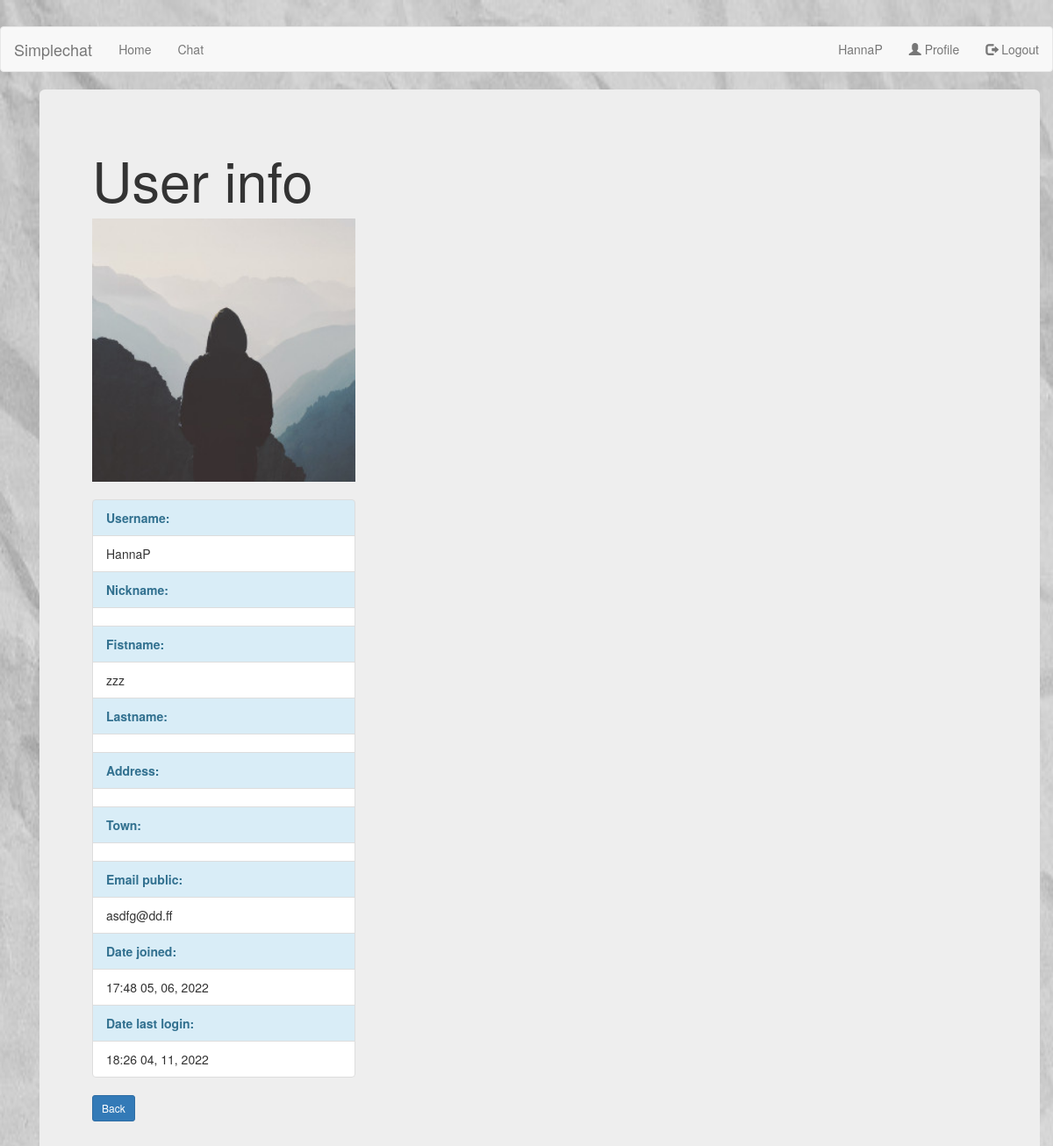
Before: /chat/1/user_info/ (signed in) with the older database file.
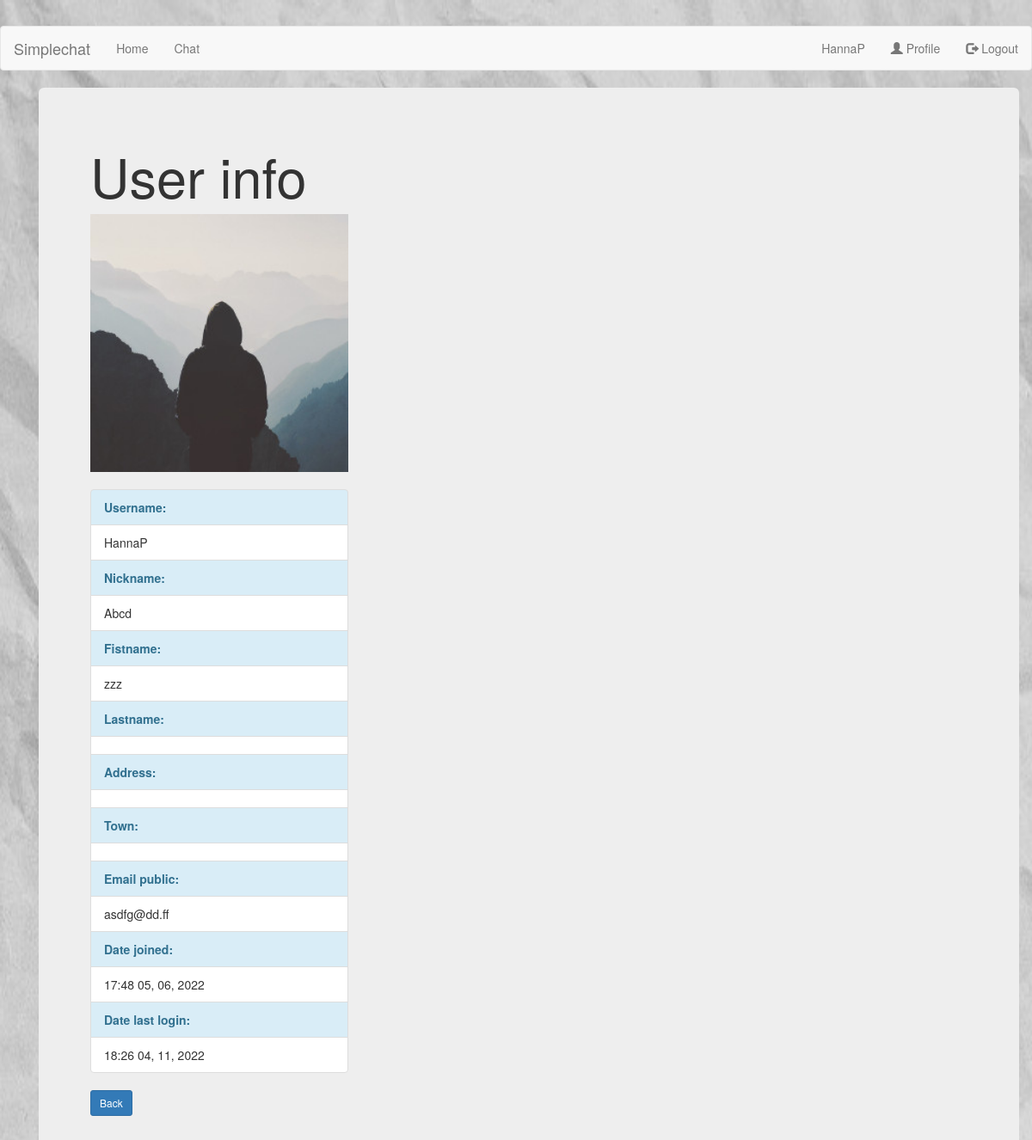
After: the same page with the newer database file.
### chat/models.py (models this page shows, shortened)
class Chat_post(models.Model):
    profile = models.ForeignKey(Profile, on_delete=models.CASCADE)
    post_type = models.CharField(max_length=100, blank=True)
    origin_post_id= models.IntegerField(default=0)
    content = RichTextField(config_name='chat_config')
    date_posted = models.DateTimeField(default=timezone.now)
    date_last_save = models.DateTimeField(auto_now=timezone.now)
    author_name = models.CharField(max_length=100, blank=True)
    author_nickname = models.CharField(max_length=100, blank=True)
    author = models.ForeignKey(User, on_delete=models.CASCADE)

### users/models.py (models this page shows, shortened)
class Profile(models.Model):
    user = models.OneToOneField(User, on_delete=models.CASCADE)
    nickname = models.CharField(max_length=40, blank=True)
    club = models.CharField(max_length=200, blank=True)
    call = models.CharField(max_length=200, blank=True)
    qth = models.CharField(max_length=200, blank=True)
    address = models.CharField(max_length=200, blank=True)
    email_public = models.EmailField(max_length=200, blank=True)
    town = models.CharField(max_length=200, blank=True)
    country = models.CharField(max_length=200, blank=True)
    initial_chat = models.CharField(max_length=200, default='<p></p>')
    user_level= models.PositiveIntegerField(default=10)
    list_rows= models.PositiveIntegerField(default=10)
    items_in_page= models.PositiveIntegerField(default=10)
    messages_in_chat_page= models.PositiveIntegerField(default=10)
    image = models.ImageField(default='default.jpg', upload_to='profile_pics')

### chat/views.py (the view)
# urls.py: path('chat/<int:pk>/user_info/', UserDetailView.as_view(), name='chat-user_info'),
class UserDetailView(LoginRequiredMixin, DetailView): #Show selected user information
    model = Chat_post
    template_name = 'chat/user_info.html'
    def get_context_data(self, **kwargs):
        context = super().get_context_data(**kwargs)
        context['title'] = 'user info'
        context['title_page'] = 'User info'
        return context

### chat/templates/chat/user_info.html
{% extends "chat/base.html" %}
{% block content %}
<div class="container">
	<div class="jumbotron">
		<h1>{{ title_page }}</h1>
		<img src="{{ object.author.profile.image.url }}" class="special-img" style="width:300px">
		<br><br>
		<ul class="list-group" style="width:300px">
			<li class="list-group-item list-group-item-info"><b> Username:</b></li>
			<li class="list-group-item">{{ object.author.username }}</li>
			<li class="list-group-item list-group-item-info"><b> Nickname:</b></li>
			<li class="list-group-item">{{ object.author.profile.nickname }}</li>
			<li class="list-group-item list-group-item-info"><b>Fistname:</b></li>
			<li class="list-group-item">{{ object.author.first_name }}</li>
			<li class="list-group-item list-group-item-info"><b>Lastname:</b></li>
			<li class="list-group-item">{{ object.author.last_name}}</li>
			<li class="list-group-item list-group-item-info"><b>Address:</b></li>
			<li class="list-group-item">{{ object.author.profile.address}}</li>
			<li class="list-group-item list-group-item-info"><b>Town:</b></li>
			<li class="list-group-item">{{ object.author.profile.town}}</li>
			<li class="list-group-item list-group-item-info"><b>Email public:</b></li>
			<li class="list-group-item">{{ object.author.profile.email_public}}</li>
			<li class="list-group-item list-group-item-info"><b>Date joined:</b></li>
			<li class="list-group-item">{{ object.author.date_joined|date:'H:i d, m, Y' }}</li>
			<li class="list-group-item list-group-item-info"><b>Date last login:</b></li>
			<li class="list-group-item">{{ object.author.last_login|date:'H:i d, m, Y'}}</li>
		</ul>
		<a class="btn btn-primary btn-sm mt-1 mb-1" href="javascript:history.go(-1)">Back</a>
	</div>
</div>
{% endblock content %}

### chat/templates/chat/base.html (shortened to what this page needs)
{% load static %}
<!DOCTYPE html>
<html>
<head>
    <link rel="stylesheet" href="https://maxcdn.bootstrapcdn.com/bootstrap/3.4.1/css/bootstrap.min.css">
</head>
  <body>
    <header class="site-header">
      <nav class="navbar navbar-default" >
        <div class="container-fluid" >
          <div class="navbar-header">
            <a class="navbar-brand" href="{% url 'chat-home' %}">Simplechat</a>
          </div>
          <ul class="nav navbar-nav">
            <li><a href="{% url 'chat-view' %}">Chat</a></li>
          </ul>
          <ul class="nav navbar-nav navbar-right">
            {% if user.is_authenticated %}
            <li><a href='javascript:;' data-toggle="modal" data-target="#logOutModal">
              <span class="glyphicon glyphicon-log-out"></span> Logout</a></li>
            {% else %}
            <li><a href="{% url 'register' %}"><span class="glyphicon glyphicon-user"></span> Sign Up</a></li>
            <li><a href="{% url 'login' %}"><span class="glyphicon glyphicon-log-in"></span> Login</a></li>
            {% endif %}
          </ul>
        </div>
      </nav>
    </header>
    <main role="main" class="container">
      <div class="row">
        <div class="col-md-8">
          {% block content %}{% endblock %}
        </div>
      </div>
    </main>
  </body>
</html>

Changed rows visible on the page:
changed through a linked row, Chat_post "HannaP": author.profile.nickname (not shown) → "Abcd"
